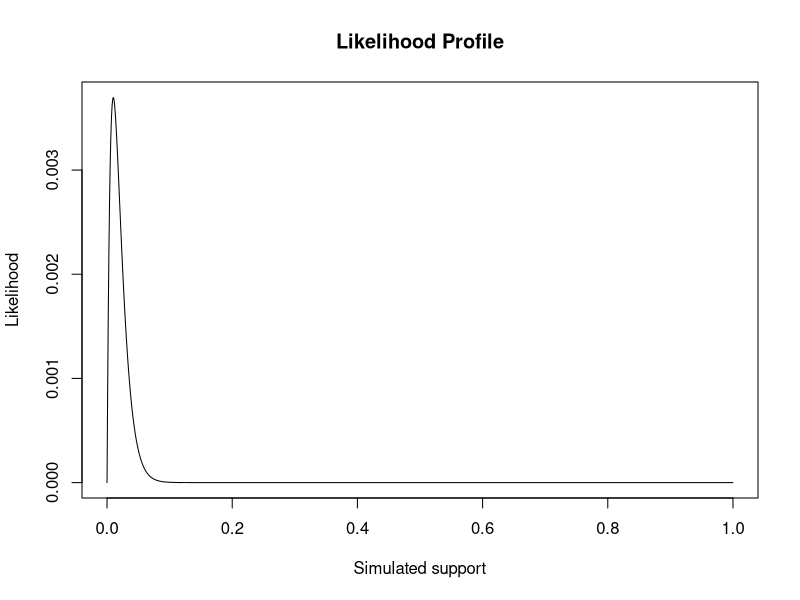
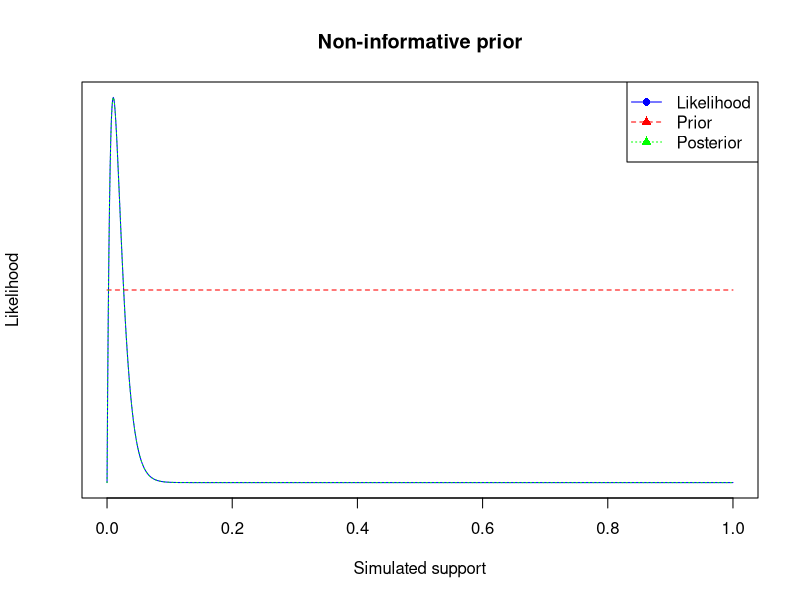
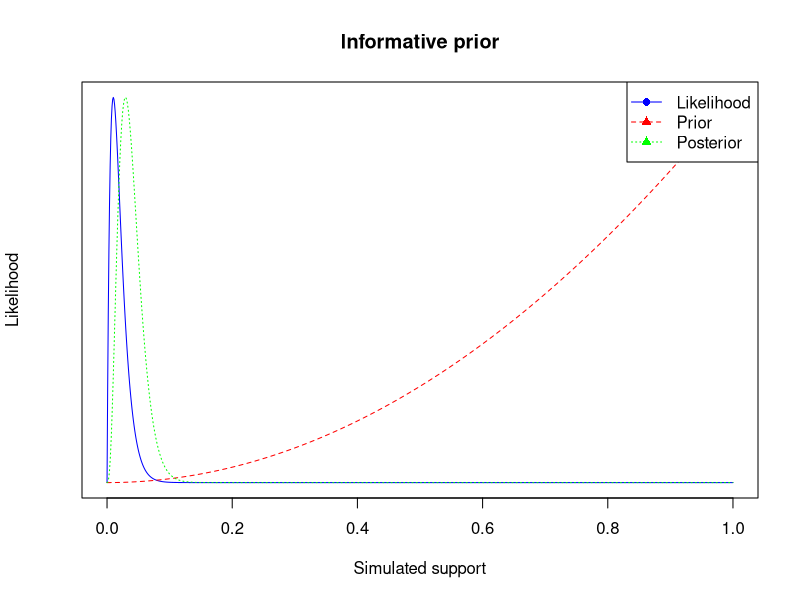

The R script that drew these images, in order:
# lab-02_lgg

# Task 2

set.seed(123)

obs_data<-rbinom(n=100, size=1, prob=0.01)

head(obs_data)
tail(obs_data)
length(obs_data)


# Task 3

### Bernoulli LH Function ###
# Input: obs_data, theta
# Output: bernoulli likelihood
bernoulli_lh <- function(obs_data, theta) {
  n<-length(obs_data) # define num samples
  x<-sum(obs_data) # define sample data
  return(theta^x*(1-theta)^(n-x)) 
}


### Plot LH for a grid of theta values ###
# Create the grid #
thetas = seq(0, 1, length.out = 1000)
# Store the LH values
lh_values<- bernoulli_lh(obs_data, thetas)
# Create the Plot
plot(thetas, lh_values, type = "l", main= "Likelihood Profile", 
     xlab="Simulated support",ylab = "Likelihood")

# Task 4

update_params <- function(obs_data, theta, a, b) {
  n<-length(obs_data) # define num samples
  x<-sum(obs_data) # define sample data

  results <- list(a_param = x+a, b_param = n-x+b)
  return(results)
}

a1<-1
b1<-1
a2<-3
b2<-1

output1 <- update_params(obs_data, thetas, a1, b1)
a1_new<- output1$a_param
b1_new<- output1$b_param

output2 <- update_params(obs_data, thetas, a2, b2)
a2_new<- output2$a_param
b2_new<- output2$b_param

# Task 5

prior1 <- dbeta(thetas, shape1 = a1, shape2 = b1)
posterior1 <- dbeta(thetas, shape1 = a1_new, shape2 = b1_new)

all_y <- range(c(lh_values, prior1, posterior1), na.rm = TRUE)

# First plot: likelihood
plot(thetas, lh_values,type = "l", col = "blue", pch = 16,
     xlab = "Simulated support",ylab = "Likelihood",
     main = "Non-informative prior", yaxt = "n",
     xlim = range(thetas), yaxt="none")

# Overlay prior
par(new = TRUE)

plot(thetas, prior1,type = "l", col = "red", pch = 17, lty = 2,
     axes = FALSE, xlab = "", ylab = "",xlim = range(thetas),
    yaxt="none")

# Overlay posterior
par(new = TRUE)

plot(thetas, posterior1,type = "l", col = "green", pch = 17, lty = 3,
     axes = FALSE, xlab = "", ylab = "",xlim = range(thetas),yaxt="none")

legend("topright",
       legend = c("Likelihood", "Prior", "Posterior"),
       col = c("blue", "red", "green"),
       lty = c(1, 2, 3),
       pch = c(16, 17, 17))
# informative prior
prior2 <- dbeta(thetas, shape1 = a2, shape2 = b2)
posterior2 <- dbeta(thetas, shape1 = a2_new, shape2 = b2_new)

all_y <- range(c(lh_values, prior2, posterior2), na.rm = TRUE)

# First plot: likelihood
plot(thetas, lh_values,type = "l", col = "blue", pch = 16,
     xlab = "Simulated support",ylab = "Likelihood",main = "Informative prior",
     yaxt = "n",xlim = range(thetas),yaxt="none")

# Overlay prior
par(new = TRUE)

plot(thetas, prior2, type = "l", col = "red", pch = 17, lty = 2,
     axes = FALSE, xlab = "", ylab = "", xlim = range(thetas), yaxt="none")
# Overlay posterior
par(new = TRUE)

plot(thetas, posterior2, type = "l", col = "green", pch = 17, lty = 3,
     axes = FALSE, xlab = "", ylab = "", xlim = range(thetas),yaxt="none")

legend("topright",legend = c("Likelihood", "Prior", "Posterior"),
       col = c("blue", "red", "green"),lty = c(1, 2, 3),pch = c(16, 17, 17))
#### Here, we see the posterior  overlap the likelihood in the case of the 
#### non-informative prior. When we implement an informative prior, the 
#### posterior moves away from the lieklihood and approach the prior.
